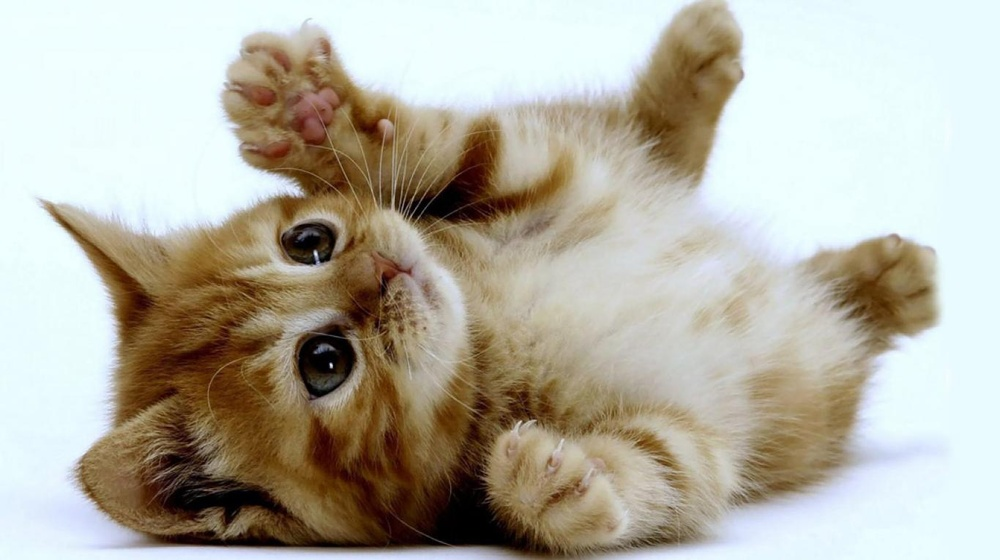
#> input picture src/filters/gatito.jpg, 1000 x 560 px, shrunk from 1366 x 765 before the run
$ python image-filter2D-matplotlib.py
#> lines starting #> are read from the running program, lines starting #| are printed output that depends on the picture
import cv2
import numpy as np
from matplotlib import pyplot as plt

image = cv2.imread('../gatito.jpg')
#> image is the input picture: shape (560, 1000, 3); mean B, G, R 164, 177.1, 181
image = cv2.cvtColor(image,cv2.COLOR_BGR2RGB);

#Aplico filter2D a la imagen
filter2d = cv2.filter2D(image,-1,(5,5))
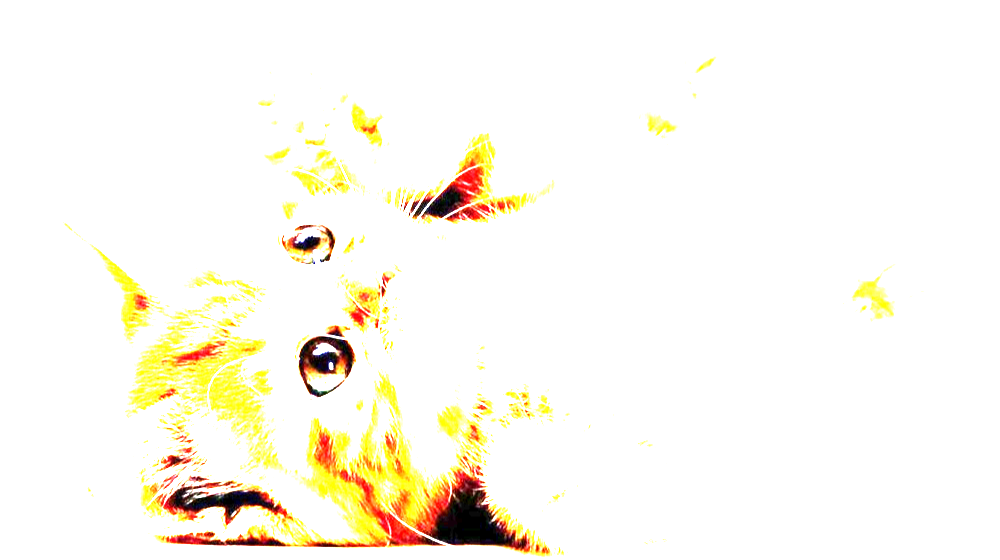
#> filter2d: shape (560, 1000, 3); mean R, G, B 251.9, 248.4, 238

plt.subplot(121),plt.imshow(image),plt.title('Original')
plt.xticks([]),plt.yticks([])
plt.subplot(122),plt.imshow(filter2d),plt.title('Image with filter2D')
plt.xticks([]),plt.yticks([])
plt.show()
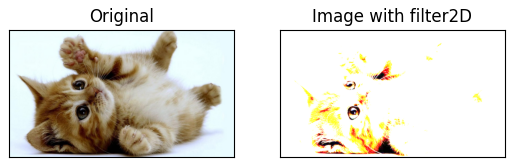
#> figure drawn by matplotlib, 2 panels
